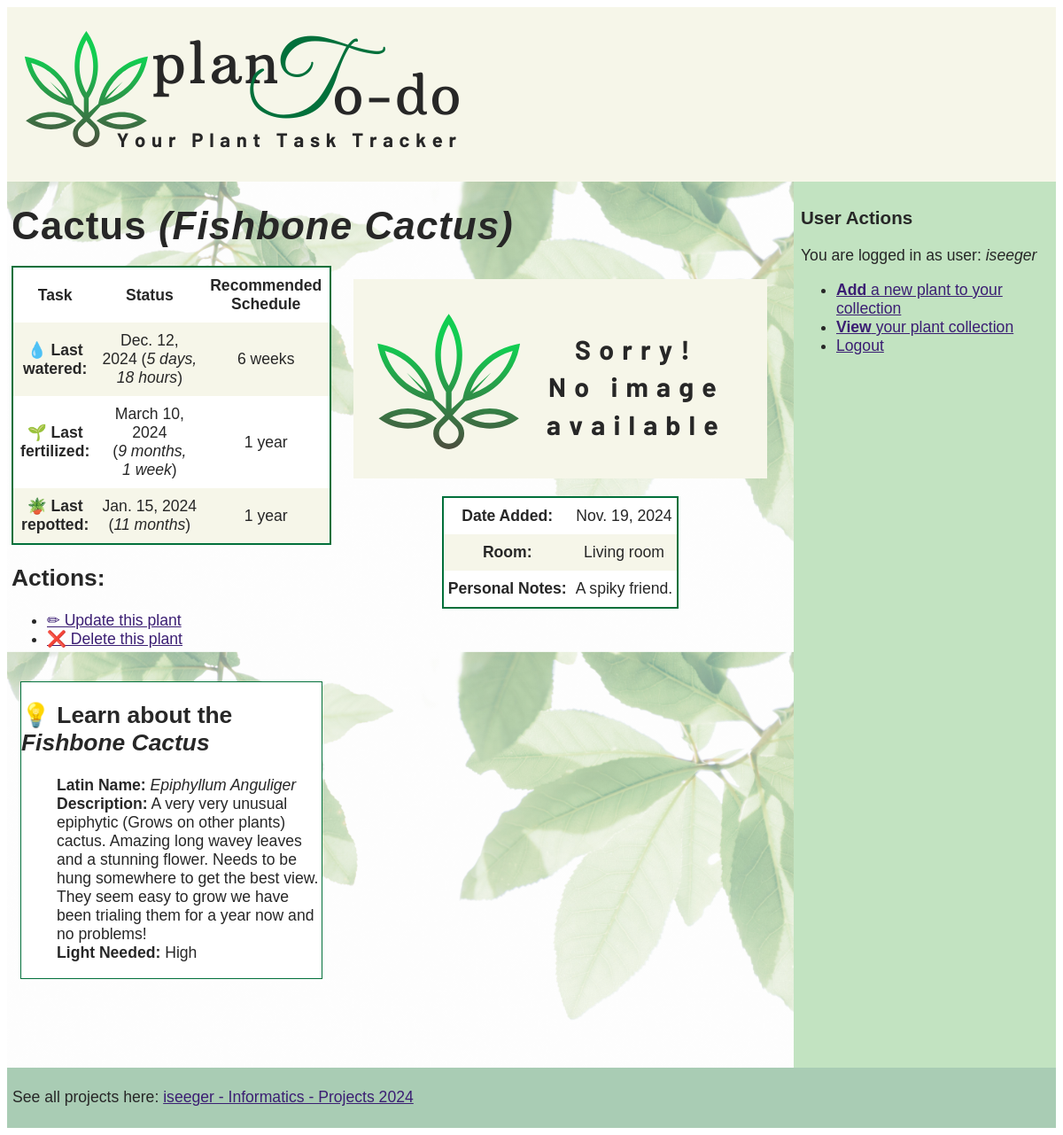
/plants/plant/2/ (signed in), run on the app's committed database.
### plants/models.py (models this page shows, shortened)
class Plant(models.Model):
    ROOM_CHOICES = [
        ("BEDROOM", "Bedroom"),
        ("BATHROOM", "Bathroom"),
        ("LIVINGROOM", "Living room"),
        ("OFFICE", "Office"),
        ("HALLWAY", "Hallway"),
        ]
    SHORT_CADENCE = [
        ("1w", "1 week"),
        ("2w", "2 weeks"),
        ("4w", "4 weeks"),
        ("6w", "6 weeks")
        ]
    LONG_CADENCE = [
        ("1m", "1 month"),
        ("2m", "2 months"),
        ("4m", "4 months"),
        ("6m", "6 months"),
        ("1y", "1 year"),
        ]
    plant_type = models.ForeignKey('Houseplant',
                                     on_delete=models.CASCADE,
                                     blank=True,
                                     null=True)
    nickname=models.CharField(
        max_length=200,
        validators=[MinLengthValidator(
                    3, "Plant name must contain at least 3 characters")])
    description=models.TextField(max_length=500)
    image = models.ImageField(upload_to='plants/', blank=True, null=True)
    room = models.CharField(max_length=15, choices=ROOM_CHOICES)
    water_schedule = models.CharField(max_length=15, choices=SHORT_CADENCE,blank=True)
    fertilize_schedule = models.CharField(max_length=15, choices=LONG_CADENCE,blank=True)
    repot_schedule = models.CharField(max_length=15, choices=LONG_CADENCE, blank=True)
    date_last_watered = models.DateField(blank=True, null=True)
    date_last_fertilized = models.DateField(blank=True, null=True)
    date_last_repotted = models.DateField(blank=True, null=True)
    date_added = models.DateField(default=datetime.now)
    date_last_updated = models.DateField(auto_now=True)

class Houseplant(models.Model):
    latin_name = models.CharField(max_length=50)
    common_name = models.CharField(max_length=50)
    description = models.TextField(max_length=800)
    plant_image_url = models.URLField(blank=True, null=True)
    light_needed = models.CharField(max_length=15)
    def __str__(self):
        return self.common_name

### plants/views.py (the view)
# urls.py: path('plant/<int:pk>/', views.PlantDetailView.as_view(), name='plant_detail'),
class PlantDetailView(LoginRequiredMixin, DetailView):  #class-based view - automatically handles the object retrieval, template rendering, and HTTP response creation
    model= Plant
    template_name = 'plants/plant_detail.html'
    context_object_name = 'plant' #use in template

### plants/templates/plants/plant_detail.html (shortened to what this page needs)
{% extends "plants/master.html" %}
{% load static %}
{% block content %}
<h1>{{ plant.nickname }} <i>({{ plant.plant_type }})</i></h1>
<div class="detail-grid-wrapper">
    <div class="grid-table">
    <table class="detail-table">
      <tr>
        <th><strong>Task</strong></th>
        <td><strong>Status</strong></td>
        <td><strong>Recommended Schedule</strong></td>
      </tr>
      <tr>
        <th><strong>&#128167; Last watered: </strong></th>
        <td>{{ plant.date_last_watered }} (<i>{{ plant.date_last_watered|timesince }}</i>)</td>
        <td>{{plant.get_water_schedule_display}}</td>
      </tr>
      <tr>
        <th><strong>&#127793; Last fertilized: </strong></th>
        <td>{{ plant.date_last_fertilized }} (<i>{{ plant.date_last_fertilized|timesince }}</i>)</td>
        <td>{{plant.get_fertilize_schedule_display}}</td>
      </tr>
       <tr>
        <th><strong>&#129716; Last repotted: </strong></th>
        <td>{{ plant.date_last_repotted }} (<i>{{ plant.date_last_repotted|timesince }}</i>)</td>
        <td>{{plant.get_repot_schedule_display}}</td>
      </tr>
    </table>
     <h2>Actions:</h2>
    <ul>
        <li><a href="{% url 'plants:plant_update' pk=plant.pk %}">&#x270f; Update this plant</a></li>
        <li><a href="{% url 'plants:plant_delete' pk=plant.pk %}">&#10060; Delete this plant</a></li>
    </ul>
    </div>
    <div class="image-details">
    {% if plant.image %}
        <img src="{{ plant.image.url }}" alt="{{ plant.nickname }}">
    {% else %}
        <img src="{% static 'plants/no_image_available.png' %}" alt="No image available">
    {% endif %}
    <table class="detail-table">
         <tr>
            <th><strong>Date Added:</strong></th>
            <td>{{ plant.date_added }}</td>
        </tr>
        <tr>
            <th><strong>Room:</strong> </th>
            <td> {{ plant.get_room_display }} </td>
        </tr>
        <tr>
            <th><strong>Personal Notes:</strong></th>
            <td>{{ plant.description }}</td>
        </tr>
    </table>
    </div>
    <div class="infobox">
        <h2>&#128161; Learn about the <i>{{ plant.plant_type }}</i></h2>
        <ul class="no-bullet-list">
         <li><strong>Latin Name:</strong> <i>{{ plant.plant_type.latin_name }} </i></li>
         <li><strong>Description:</strong> {{ plant.plant_type.description }}</li>
         <li><strong>Light Needed:</strong> {{ plant.plant_type.light_needed }}</li>
        </ul>
    </div>
</div>
{% endblock %}

### plants/templates/plants/master.html (shortened to what this page needs)
{% load static %}
<!DOCTYPE html>
<html lang="en">
  <head>
   <link rel="stylesheet" href="{% static 'plants/plantstyles.css' %}" />
    </head>
    <body>
    <div class="screen" >
    <header class="masthead">
      <a href="https://iseeger.eu.pythonanywhere.com/plants/"
          ><img
            alt="plant to-do list logo"
            src="{% static 'plants/plantodo_logo_crop.png' %}"
        /></a>
    </header>
    <main class="background-image" >
    {% block content %}
    {% endblock %}
    </main>
    <aside class="sidebar">
        <h3>User Actions</h3>
        {% if user.is_authenticated %}
        <p>You are logged in as user: <i>{{ request.user.username }}</i> </p>
         <ul>
             <li><a href="{% url 'plants:plant_create' %}"><strong>Add</strong> a new plant to your collection</a></li>
             <li><a href="{% url 'plants:all' %}"><strong>View</strong> your plant collection</a></li>
             <li><a href="{% url 'logout' %}?next={% url 'plants:open' %}">Logout</a></li>
         </ul>
        {% else %}
        <ul>
            <li>Please Log in</li>
        </ul>
        {% endif %}
    </aside>
      <footer class="pagefooter">
      <p>See all projects here: <a href="https://iseeger.eu.pythonanywhere.com/">iseeger - Informatics - Projects 2024</a> </p>
      </footer>
    </div>
</body>
</html>

### plants/static/plants/plantstyles.css (style rules this page uses)
.masthead { background: #f6f6e9; grid-area: masthead; padding: 5px; }
main { grid-area: main; padding: 5px; padding-bottom: 100px; }
.sidebar { background: #c2e3c1; grid-area: sidebar; padding: 8px; }
.pagefooter { background: #a9ccb4; grid-area: footer; padding: 6px; }
@media only screen and (min-width: 768px) { .screen { display: grid; grid-template-columns: 1fr 1fr 1fr 1fr; grid-template-areas: "masthead masthead masthead masthead" "main main main sidebar" "footer footer footer footer"; } }
.background-image { background: linear-gradient(rgba(255,255,255,.5), rgba(255,255,255,.5)), url('plant_background.jpg'); background-size : 100% auto; }
img { margin: 15px; }
body { font-size:1.1em; font-family:"Lucida Sans", Verdana, sans-serif; color: #272727; }
h1 { text-align:left; letter-spacing:1px; font-size:2.5em; margin:20px 0; }
.detail-table { border-collapse:collapse; width:auto; border-width:1px; border-spacing: 50px 10px; border: 2px solid #02703b; text-align:left; padding: 5px; margin:auto; }
td { text-align:center; padding:10px 5px; }
th { text-align:center; padding:10px 5px; }
tr { text-align:center; padding:10px 5px; }
tbody tr:nth-child(even) { background:#f6f6e9; }
tbody tr:nth-child(odd) { background:#FFFFFF; }
a { color: #3B1E73; }
.infobox { background:white; border: 1px solid #02703b; width:auto; grid-area: infobox; margin-top: 20px; margin-right:10px; margin-left:10px; }
.no-bullet-list { list-style-type: none; }
.detail-grid-wrapper { display: grid; grid-template-columns: 1fr 1fr; grid-template-areas: "detail-table image-details" "infobox ." }
.grid-table { grid-area: detail-table; }
.image-details { grid-area: image-details; text-align:center; margin-right:10px; margin-left:10px; }

### data on the page
Plant: nickname "Cactus", plant_type "Fishbone Cactus", date_last_watered "Dec. 12, 2024", date_last_watered "5 days, 18 hours", water_schedule "6 weeks", date_last_fertilized "March 10, 2024", date_last_fertilized "9 months, 1 week", fertilize_schedule "1 year", date_last_repotted "Jan. 15, 2024", date_last_repotted "11 months", repot_schedule "1 year", date_added "Nov. 19, 2024", room "Living room", description "A spiky friend.", plant_type.latin_name "Epiphyllum Anguliger", plant_type.description "A very very unusual epiphytic (Grows on other plants) cactus. Amazing long wavey leaves and a stunning flower. Needs to be hung somewhere to get the best view. They seem easy to grow we have been trialing them for a year now and no problems!", plant_type.light_needed "High"

### other printed values
{{ request.user.username }} "iseeger"
